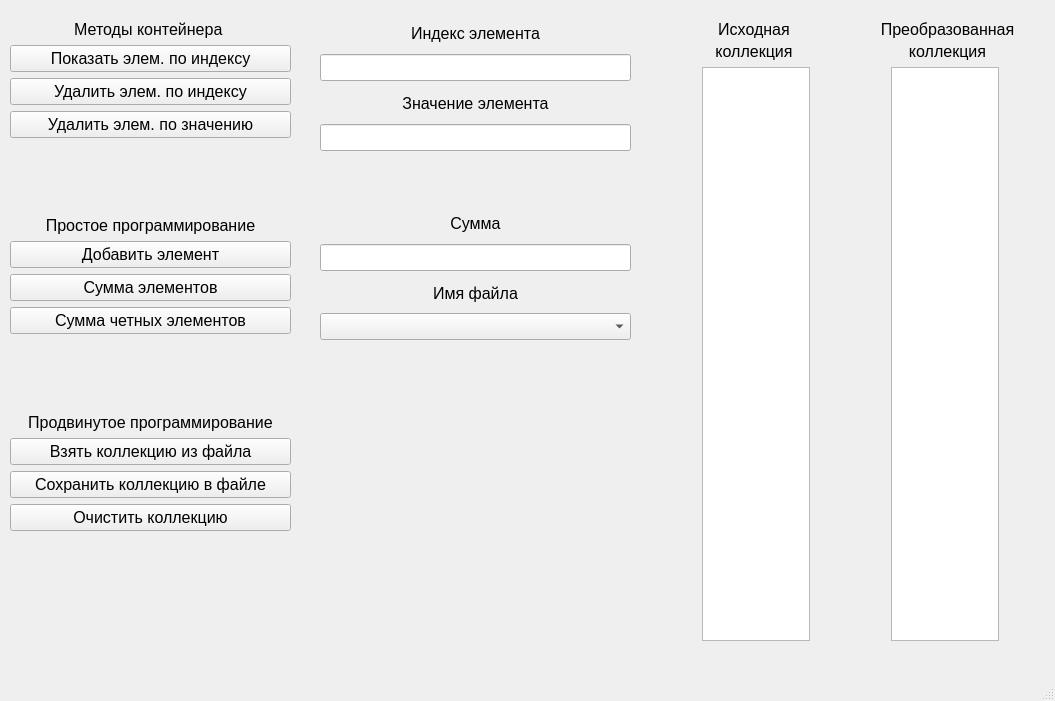
<?xml version="1.0" encoding="UTF-8"?>
<ui version="4.0">
 <class>MainWindow</class>
 <widget class="QMainWindow" name="MainWindow">
  <property name="geometry">
   <rect>
    <x>0</x>
    <y>0</y>
    <width>1055</width>
    <height>701</height>
   </rect>
  </property>
  <property name="minimumSize">
   <size>
    <width>1055</width>
    <height>701</height>
   </size>
  </property>
  <property name="font">
   <font>
    <pointsize>12</pointsize>
   </font>
  </property>
  <property name="windowTitle">
   <string>Макаров А.К. 4133К</string>
  </property>
  <widget class="QWidget" name="centralwidget">
   <widget class="QWidget" name="layoutWidget">
    <property name="geometry">
     <rect>
      <x>320</x>
      <y>280</y>
      <width>311</width>
      <height>60</height>
     </rect>
    </property>
    <layout class="QVBoxLayout" name="verticalLayout_4">
     <item>
      <widget class="QLabel" name="label_4">
       <property name="text">
        <string>&lt;html&gt;&lt;head/&gt;&lt;body&gt;&lt;p align=&quot;center&quot;&gt;Имя файла&lt;/p&gt;&lt;/body&gt;&lt;/html&gt;</string>
       </property>
      </widget>
     </item>
     <item>
      <widget class="QComboBox" name="file_name"/>
     </item>
    </layout>
   </widget>
   <widget class="QWidget" name="layoutWidget">
    <property name="geometry">
     <rect>
      <x>660</x>
      <y>20</y>
      <width>381</width>
      <height>621</height>
     </rect>
    </property>
    <layout class="QVBoxLayout" name="verticalLayout_10">
     <item>
      <layout class="QHBoxLayout" name="horizontalLayout">
       <item>
        <widget class="QLabel" name="label_5">
         <property name="text">
          <string>&lt;html&gt;&lt;head/&gt;&lt;body&gt;
&lt;p style=&quot;line-height:0.5&quot;&gt;&lt;span&gt;Исходная&lt;/span&gt;&lt;/p&gt;
&lt;p&gt;&lt;span&gt;коллекция&lt;/span&gt;&lt;/p&gt;
&lt;/body&gt;&lt;/html&gt;</string>
         </property>
         <property name="alignment">
          <set>Qt::AlignCenter</set>
         </property>
        </widget>
       </item>
       <item>
        <widget class="QLabel" name="label_9">
         <property name="text">
          <string>&lt;html&gt;&lt;head/&gt;&lt;body&gt;
&lt;p style=&quot;line-height:0.5&quot;&gt;&lt;span&gt;Преобразованная&lt;/span&gt;&lt;/p&gt;
&lt;p&gt;&lt;span&gt;коллекция&lt;/span&gt;&lt;/p&gt;
&lt;/body&gt;&lt;/html&gt;</string>
         </property>
         <property name="alignment">
          <set>Qt::AlignCenter</set>
         </property>
        </widget>
       </item>
      </layout>
     </item>
     <item>
      <layout class="QHBoxLayout" name="horizontalLayout_2">
       <property name="spacing">
        <number>0</number>
       </property>
       <item>
        <spacer name="horizontalSpacer_2">
         <property name="orientation">
          <enum>Qt::Horizontal</enum>
         </property>
         <property name="sizeHint" stdset="0">
          <size>
           <width>190</width>
           <height>20</height>
          </size>
         </property>
        </spacer>
       </item>
       <item>
        <widget class="QListWidget" name="initial_collection">
         <property name="viewMode">
          <enum>QListView::ListMode</enum>
         </property>
         <property name="itemAlignment">
          <set>Qt::AlignCenter</set>
         </property>
         <property name="sortingEnabled">
          <bool>false</bool>
         </property>
        </widget>
       </item>
       <item>
        <spacer name="horizontalSpacer">
         <property name="orientation">
          <enum>Qt::Horizontal</enum>
         </property>
         <property name="sizeHint" stdset="0">
          <size>
           <width>230</width>
           <height>0</height>
          </size>
         </property>
        </spacer>
       </item>
       <item>
        <widget class="QListWidget" name="converted_collection"/>
       </item>
       <item>
        <spacer name="horizontalSpacer_3">
         <property name="orientation">
          <enum>Qt::Horizontal</enum>
         </property>
         <property name="sizeHint" stdset="0">
          <size>
           <width>190</width>
           <height>20</height>
          </size>
         </property>
        </spacer>
       </item>
      </layout>
     </item>
    </layout>
   </widget>
   <widget class="QWidget" name="layoutWidget">
    <property name="geometry">
     <rect>
      <x>320</x>
      <y>20</y>
      <width>311</width>
      <height>61</height>
     </rect>
    </property>
    <layout class="QVBoxLayout" name="verticalLayout_5">
     <item>
      <widget class="QLabel" name="label_8">
       <property name="text">
        <string>&lt;html&gt;&lt;head/&gt;&lt;body&gt;&lt;p align=&quot;center&quot;&gt;Индекс элемента&lt;/p&gt;&lt;/body&gt;&lt;/html&gt;</string>
       </property>
      </widget>
     </item>
     <item>
      <widget class="QLineEdit" name="lineEdit_3"/>
     </item>
    </layout>
   </widget>
   <widget class="QWidget" name="layoutWidget">
    <property name="geometry">
     <rect>
      <x>320</x>
      <y>90</y>
      <width>311</width>
      <height>61</height>
     </rect>
    </property>
    <layout class="QVBoxLayout" name="verticalLayout_6">
     <item>
      <widget class="QLabel" name="label_6">
       <property name="font">
        <font>
         <pointsize>12</pointsize>
        </font>
       </property>
       <property name="text">
        <string>&lt;html&gt;&lt;head/&gt;&lt;body&gt;&lt;p align=&quot;center&quot;&gt;Значение элемента&lt;/p&gt;&lt;/body&gt;&lt;/html&gt;</string>
       </property>
      </widget>
     </item>
     <item>
      <widget class="QLineEdit" name="lineEdit_2"/>
     </item>
    </layout>
   </widget>
   <widget class="QWidget" name="layoutWidget">
    <property name="geometry">
     <rect>
      <x>320</x>
      <y>210</y>
      <width>311</width>
      <height>61</height>
     </rect>
    </property>
    <layout class="QVBoxLayout" name="verticalLayout_7">
     <item>
      <widget class="QLabel" name="label_7">
       <property name="text">
        <string>&lt;html&gt;&lt;head/&gt;&lt;body&gt;&lt;p align=&quot;center&quot;&gt;Сумма&lt;/p&gt;&lt;/body&gt;&lt;/html&gt;</string>
       </property>
      </widget>
     </item>
     <item>
      <widget class="QLineEdit" name="lineEdit"/>
     </item>
    </layout>
   </widget>
   <widget class="QWidget" name="layoutWidget">
    <property name="geometry">
     <rect>
      <x>10</x>
      <y>20</y>
      <width>281</width>
      <height>511</height>
     </rect>
    </property>
    <layout class="QVBoxLayout" name="verticalLayout">
     <item>
      <widget class="QLabel" name="label">
       <property name="text">
        <string>&lt;html&gt;&lt;head/&gt;&lt;body&gt;&lt;p align=&quot;center&quot;&gt;Методы контейнера &lt;/p&gt;&lt;/body&gt;&lt;/html&gt;</string>
       </property>
      </widget>
     </item>
     <item>
      <widget class="QPushButton" name="pushButton">
       <property name="text">
        <string>Показать элем. по индексу</string>
       </property>
      </widget>
     </item>
     <item>
      <widget class="QPushButton" name="pushButton_2">
       <property name="text">
        <string>Удалить элем. по индексу</string>
       </property>
      </widget>
     </item>
     <item>
      <widget class="QPushButton" name="pushButton_3">
       <property name="text">
        <string>Удалить элем. по значению</string>
       </property>
      </widget>
     </item>
     <item>
      <spacer name="verticalSpacer">
       <property name="orientation">
        <enum>Qt::Vertical</enum>
       </property>
       <property name="sizeHint" stdset="0">
        <size>
         <width>20</width>
         <height>200</height>
        </size>
       </property>
      </spacer>
     </item>
     <item>
      <widget class="QLabel" name="label_2">
       <property name="text">
        <string>&lt;html&gt;&lt;head/&gt;&lt;body&gt;&lt;p align=&quot;center&quot;&gt;Простое программирование&lt;/p&gt;&lt;/body&gt;&lt;/html&gt;</string>
       </property>
      </widget>
     </item>
     <item>
      <widget class="QPushButton" name="pushButton_4">
       <property name="text">
        <string>Добавить элемент</string>
       </property>
      </widget>
     </item>
     <item>
      <widget class="QPushButton" name="pushButton_5">
       <property name="text">
        <string>Сумма элементов</string>
       </property>
      </widget>
     </item>
     <item>
      <widget class="QPushButton" name="pushButton_6">
       <property name="text">
        <string>Сумма четных элементов</string>
       </property>
      </widget>
     </item>
     <item>
      <spacer name="verticalSpacer_2">
       <property name="orientation">
        <enum>Qt::Vertical</enum>
       </property>
       <property name="sizeHint" stdset="0">
        <size>
         <width>20</width>
         <height>200</height>
        </size>
       </property>
      </spacer>
     </item>
     <item>
      <widget class="QLabel" name="label_3">
       <property name="text">
        <string>&lt;html&gt;&lt;head/&gt;&lt;body&gt;&lt;p align=&quot;center&quot;&gt;Продвинутое программирование&lt;/p&gt;&lt;/body&gt;&lt;/html&gt;</string>
       </property>
      </widget>
     </item>
     <item>
      <widget class="QPushButton" name="take_from_file">
       <property name="text">
        <string>Взять коллекцию из файла</string>
       </property>
      </widget>
     </item>
     <item>
      <widget class="QPushButton" name="pushButton_8">
       <property name="text">
        <string>Сохранить коллекцию в файле</string>
       </property>
      </widget>
     </item>
     <item>
      <widget class="QPushButton" name="pushButton_9">
       <property name="text">
        <string>Очистить коллекцию</string>
       </property>
      </widget>
     </item>
    </layout>
   </widget>
  </widget>
  <widget class="QMenuBar" name="menubar">
   <property name="geometry">
    <rect>
     <x>0</x>
     <y>0</y>
     <width>1055</width>
     <height>27</height>
    </rect>
   </property>
  </widget>
  <widget class="QStatusBar" name="statusbar"/>
 </widget>
 <resources/>
 <connections/>
</ui>
